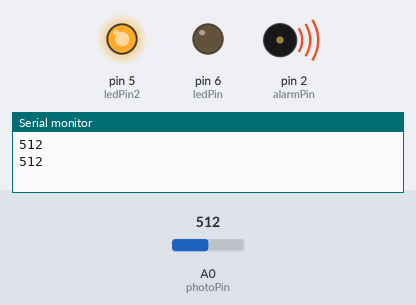
Bench run of a sketch on a simulated Arduino Uno, built with avr-gcc and run on an emulated ATmega328P. Parts: output pins drawn as LEDs (lit = HIGH), buzzer (waves = sounding), the last lines printed to the serial monitor. Dashed ring = blinking. The inputs (shaded band) are chosen by the test bench; at power-on: A0 (photoPin) = 512.

Above: at 1.8 s.
1.9 s: A0 (photoPin) set to 313
3.4 s: A0 (photoPin) set to 291
At 4.3 s:
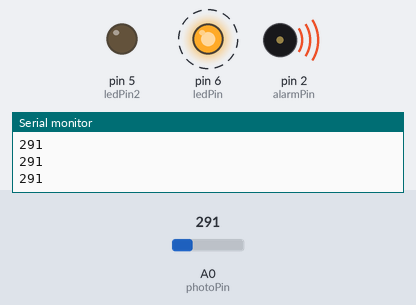
7.5 s: A0 (photoPin) set to 306
At 8.3 s:
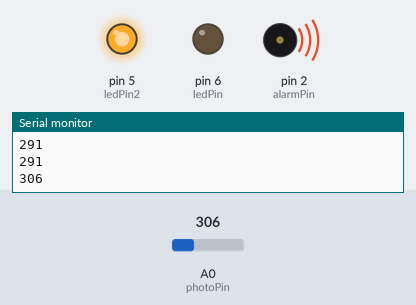
9.0 s: A0 (photoPin) set to 0
At 12.3 s:
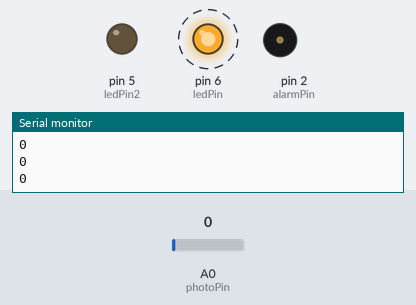
Timing chart, 0 to 14.1 s (numbered marks = the images above; inputs shaded):
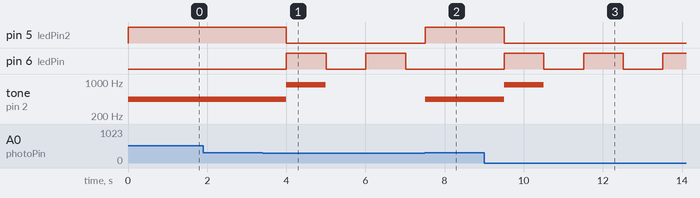

The sketch:

Box_Alarm.ino
```cpp
/*
Box Alarm
By: Elliot Landolt and Zach Wrubel
*/
int alarmPin = 2; // alarm
int photoPin = A0; // photoresistor
int ledPin = 6; // green
int ledPin2 = 5; // red
int ledState = LOW; // Led state
unsigned long previousMillis = 0; // time since led flashed
long interval = 1000; // the delay
int val = 0;

void setup() {
    pinMode(alarmPin, OUTPUT);
    pinMode(photoPin, INPUT);
    pinMode(ledPin, OUTPUT);
    pinMode(ledPin2, OUTPUT);
    Serial.begin(9600);
}

void loop() {
  // DELAY W/O BLINK
  val = analogRead(photoPin);
  unsigned long currentMillis = millis();
  Serial.println(val);
  digitalWrite(ledPin2, LOW);
  if (currentMillis - previousMillis >= interval) {
    // save the last time you blinked the LED
    previousMillis = currentMillis;
    // if the LED is off turn it on and vice-versa:
    if (ledState == LOW and val < 300) {
        ledState = HIGH;
    }
    else {
        ledState = LOW;
    }
  }
    // set the LED with the ledState of the variable:
  digitalWrite(ledPin, ledState);

  // PHOTORESISTOR CODE
  if (val >= 300){
    tone(alarmPin, 440);
    digitalWrite(ledPin, LOW);
    digitalWrite(ledPin2, HIGH);
    delay(1000);
    tone(alarmPin, 880, 1000);
  }
}
```

Measured:
- the behaviour switches between 300 and 299 on A0 (photoPin) (found by bisection; images 0 and 1)
- after the input at 3.4 s, pin 5 (ledPin2): HIGH → LOW after 0.60 s; pin 6 (ledPin): alternates HIGH for 1.0 s and LOW for 1.0 s, starting after 0.60 s; tone on pin 2 (alarmPin): 440 Hz → 880 Hz after 0.60 s, → silent 1.0 s later
- after the input at 7.5 s, pin 5 (ledPin2): LOW → HIGH at once; pin 6 (ledPin): stays LOW (without the input it goes to HIGH after 0.52 s); tone on pin 2 (alarmPin): silent → 440 Hz at once
- after the input at 9.0 s, pin 5 (ledPin2): HIGH → LOW after 0.51 s; pin 6 (ledPin): alternates HIGH for 1.0 s and LOW for 1.0 s, starting after 0.51 s; tone on pin 2 (alarmPin): 440 Hz → 880 Hz after 0.51 s, → silent 1.0 s later
